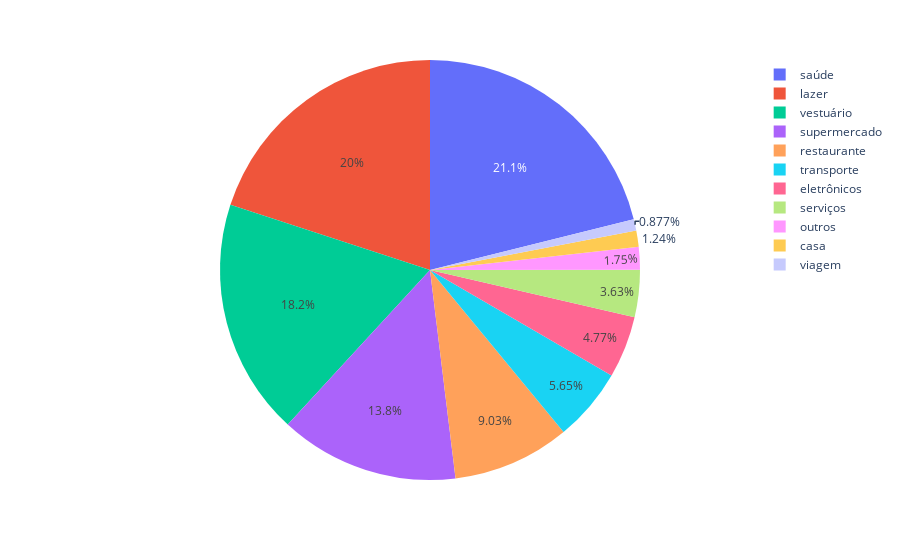

The cell this chart's notebook holds for it:
### Code cell
fig = px.pie(values = extrato['Valor'], names = extrato['Categoria'])
fig.show()

### Figure 1 — Plotly figure (JSON) as saved in the notebook; plotly's stock layout.template omitted (floating-point values rounded to 4 significant figures)
{"data": [{"domain": {"x": [0, 1], "y": [0, 1]}, "hovertemplate": "label=%{label}<br>value=%{value}<extra></extra>", "labels": ["vestuário", "vestuário", "vestuário", "lazer", "eletrônicos", "vestuário", "serviços", "vestuário", "outros", "saúde", "transporte", "supermercado", "eletrônicos", "supermercado", "supermercado", "supermercado", "outros", "supermercado", "lazer", "vestuário", "outros", "restaurante", "transporte", "transporte", "restaurante", "transporte", "restaurante", "transporte", "vestuário", "supermercado", "supermercado", "restaurante", "restaurante", "restaurante", "supermercado", "supermercado", "supermercado", "transporte", "supermercado", "casa", "vestuário", "lazer", "supermercado", "transporte", "transporte", "casa", "restaurante", "serviços", "transporte", "transporte", "vestuário", "vestuário", "supermercado", "vestuário", "vestuário", "lazer", "eletrônicos", "serviços", "serviços", "supermercado", "vestuário", "restaurante", "transporte", "serviços", "lazer", "supermercado", "vestuário", "transporte", "saúde", "saúde", "transporte", "transporte", "restaurante", "transporte", "serviços", "vestuário", "lazer", "saúde", "saúde", "eletrônicos", "serviços", "viagem", "lazer", "restaurante", "supermercado", "restaurante", "restaurante", "supermercado", "restaurante", "supermercado", "supermercado", "restaurante", "saúde", "supermercado", "saúde", "outros", "transporte", "restaurante", "serviços", "restaurante"], "legendgroup": "", "name": "", "showlegend": true, "type": "pie", "values": [104.4, 59.99, 36.84, 94.95, 71.66, 59.9, 10.9, 40, 10, 32.82, 17.29, 32, 29.5, 11, 41.25, 22.99, 29.97, 24, 119.9, 64.99, 40, 32, 11.08, 11.98, 32, 21.47, 27.7, 15.99, 29, 19.62, 98.53, 27.68, 71, 44, 19.75, 18.53, 55.8, 26, 20, 15.32, 59.9, 380, 83.15, 24.5, 35.5, 48.1, 69.58, 7.9, 24.94, 24.93, 104.4, 59.99, 36.4, 59.9, 36.84, 94.95, 71.66, 10.9, 100, 47.21, 39.99, 12.9, 14.96, 30, 119.9, 27.91, 88.3, 14.98, 197.3, 199, 12.16, 21.8, 8, 6.08, 7.9, 88.32, 94.95, 197.3, 199, 71.66, 10.9, 45, 119.9, 14, 15, 10.5, 8, 76.89, 16, 8.64, 26.99, 29.8, 150, 21.48, 107.6, 9.99, 6.08, 20, 7.9, 40]}], "layout": {"legend": {"tracegroupgap": 0}, "margin": {"t": 60}}}
